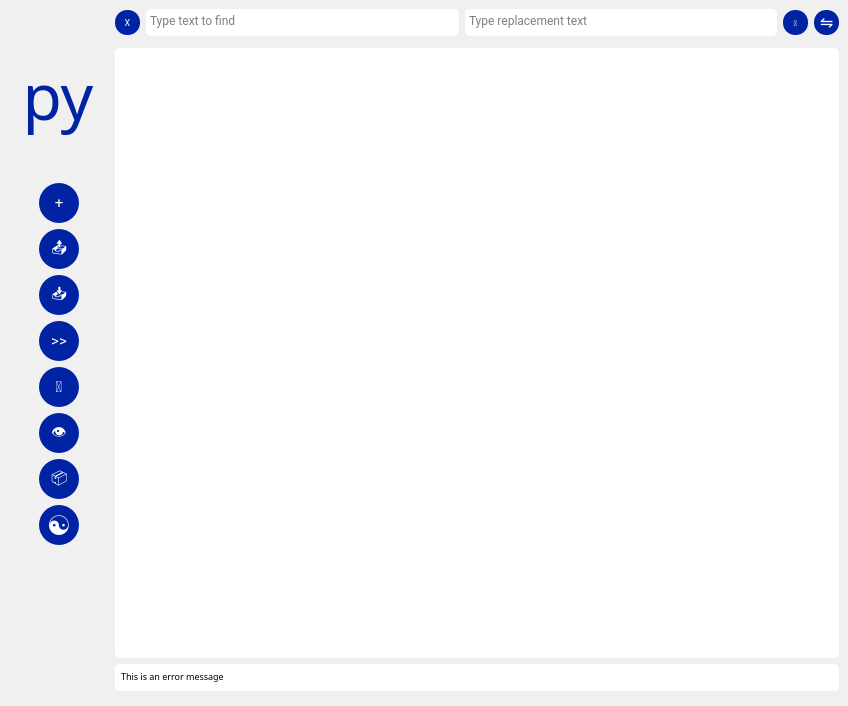
<?xml version="1.0" encoding="UTF-8"?>
<ui version="4.0">
 <class>Editor</class>
 <widget class="QMainWindow" name="Editor">
  <property name="geometry">
   <rect>
    <x>0</x>
    <y>0</y>
    <width>848</width>
    <height>706</height>
   </rect>
  </property>
  <property name="sizePolicy">
   <sizepolicy hsizetype="Fixed" vsizetype="Fixed">
    <horstretch>0</horstretch>
    <verstretch>0</verstretch>
   </sizepolicy>
  </property>
  <property name="minimumSize">
   <size>
    <width>0</width>
    <height>0</height>
   </size>
  </property>
  <property name="maximumSize">
   <size>
    <width>16777215</width>
    <height>16777215</height>
   </size>
  </property>
  <property name="font">
   <font>
    <family>Fira Mono</family>
    <pointsize>10</pointsize>
   </font>
  </property>
  <property name="cursor">
   <cursorShape>ArrowCursor</cursorShape>
  </property>
  <property name="windowTitle">
   <string>Make Python Editor</string>
  </property>
  <property name="statusTip">
   <string/>
  </property>
  <property name="autoFillBackground">
   <bool>false</bool>
  </property>
  <property name="styleSheet">
   <string notr="true">background: #f0f0f0;</string>
  </property>
  <widget class="QWidget" name="centralWidget">
   <layout class="QGridLayout" name="gridLayout_2">
    <item row="0" column="2">
     <layout class="QHBoxLayout" name="horizontalLayout">
      <property name="sizeConstraint">
       <enum>QLayout::SetDefaultConstraint</enum>
      </property>
      <item>
       <widget class="QPushButton" name="findandreplace_closebutton">
        <property name="minimumSize">
         <size>
          <width>25</width>
          <height>25</height>
         </size>
        </property>
        <property name="maximumSize">
         <size>
          <width>25</width>
          <height>25</height>
         </size>
        </property>
        <property name="font">
         <font>
          <family>Roboto</family>
          <pointsize>7</pointsize>
          <italic>false</italic>
         </font>
        </property>
        <property name="toolTip">
         <string extracomment="Close Find &amp; Replace">Close Find &amp; Replace | Escape</string>
        </property>
        <property name="toolTipDuration">
         <number>-1</number>
        </property>
        <property name="styleSheet">
         <string notr="true">QPushButton{
	color: white;
	background-color: #0023a4;
	border: 0px solid white;
	border-radius:12px;
	padding: 5px;
}

QPushButton::hover{
	background-color: #0C75E8;
}

QPushButton::pressed{
	border: 2px solid #94ff94;
	background-color: #0d242e;
}</string>
        </property>
        <property name="text">
         <string>X</string>
        </property>
       </widget>
      </item>
      <item>
       <widget class="QPlainTextEdit" name="findText">
        <property name="sizePolicy">
         <sizepolicy hsizetype="Expanding" vsizetype="Expanding">
          <horstretch>0</horstretch>
          <verstretch>0</verstretch>
         </sizepolicy>
        </property>
        <property name="minimumSize">
         <size>
          <width>0</width>
          <height>27</height>
         </size>
        </property>
        <property name="maximumSize">
         <size>
          <width>16777215</width>
          <height>27</height>
         </size>
        </property>
        <property name="font">
         <font>
          <family>Roboto</family>
         </font>
        </property>
        <property name="styleSheet">
         <string notr="true">QPlainTextEdit{
	color: black;
	background: white;
	border: 0px solid #0023a4;
	border-radius: 5px;
}</string>
        </property>
        <property name="frameShape">
         <enum>QFrame::NoFrame</enum>
        </property>
        <property name="frameShadow">
         <enum>QFrame::Plain</enum>
        </property>
        <property name="verticalScrollBarPolicy">
         <enum>Qt::ScrollBarAlwaysOff</enum>
        </property>
        <property name="horizontalScrollBarPolicy">
         <enum>Qt::ScrollBarAlwaysOff</enum>
        </property>
        <property name="tabChangesFocus">
         <bool>true</bool>
        </property>
        <property name="undoRedoEnabled">
         <bool>false</bool>
        </property>
        <property name="lineWrapMode">
         <enum>QPlainTextEdit::NoWrap</enum>
        </property>
        <property name="centerOnScroll">
         <bool>true</bool>
        </property>
        <property name="placeholderText">
         <string>Type text to find</string>
        </property>
       </widget>
      </item>
      <item>
       <widget class="QPlainTextEdit" name="replaceText">
        <property name="sizePolicy">
         <sizepolicy hsizetype="Expanding" vsizetype="Expanding">
          <horstretch>0</horstretch>
          <verstretch>0</verstretch>
         </sizepolicy>
        </property>
        <property name="minimumSize">
         <size>
          <width>0</width>
          <height>27</height>
         </size>
        </property>
        <property name="maximumSize">
         <size>
          <width>16777215</width>
          <height>27</height>
         </size>
        </property>
        <property name="font">
         <font>
          <family>Roboto</family>
         </font>
        </property>
        <property name="styleSheet">
         <string notr="true">QPlainTextEdit{
	color: black;
	background: white;
	border: 0px solid #0023a4;
	border-radius: 5px;
}</string>
        </property>
        <property name="frameShape">
         <enum>QFrame::NoFrame</enum>
        </property>
        <property name="frameShadow">
         <enum>QFrame::Plain</enum>
        </property>
        <property name="verticalScrollBarPolicy">
         <enum>Qt::ScrollBarAlwaysOff</enum>
        </property>
        <property name="horizontalScrollBarPolicy">
         <enum>Qt::ScrollBarAlwaysOff</enum>
        </property>
        <property name="tabChangesFocus">
         <bool>true</bool>
        </property>
        <property name="undoRedoEnabled">
         <bool>false</bool>
        </property>
        <property name="lineWrapMode">
         <enum>QPlainTextEdit::NoWrap</enum>
        </property>
        <property name="centerOnScroll">
         <bool>true</bool>
        </property>
        <property name="placeholderText">
         <string>Type replacement text</string>
        </property>
       </widget>
      </item>
      <item>
       <widget class="QPushButton" name="findandreplace_findbutton">
        <property name="minimumSize">
         <size>
          <width>25</width>
          <height>25</height>
         </size>
        </property>
        <property name="maximumSize">
         <size>
          <width>25</width>
          <height>25</height>
         </size>
        </property>
        <property name="font">
         <font>
          <family>Roboto</family>
          <pointsize>6</pointsize>
          <italic>false</italic>
         </font>
        </property>
        <property name="toolTip">
         <string extracomment="Find">Find | Highlight Text to Find + Enter</string>
        </property>
        <property name="toolTipDuration">
         <number>-1</number>
        </property>
        <property name="styleSheet">
         <string notr="true">QPushButton{
	color: white;
	background-color: #0023a4;
	border: 0px solid white;
	border-radius:12px;
	padding: 5px;
}

QPushButton::hover{
	background-color: #0C75E8;
}

QPushButton::pressed{
	border: 2px solid #94ff94;
	background-color: #0d242e;
}</string>
        </property>
        <property name="text">
         <string>🔎</string>
        </property>
       </widget>
      </item>
      <item>
       <widget class="QPushButton" name="findandreplace_replacebutton">
        <property name="minimumSize">
         <size>
          <width>25</width>
          <height>25</height>
         </size>
        </property>
        <property name="maximumSize">
         <size>
          <width>25</width>
          <height>25</height>
         </size>
        </property>
        <property name="font">
         <font>
          <family>Roboto</family>
          <pointsize>12</pointsize>
          <italic>false</italic>
         </font>
        </property>
        <property name="toolTip">
         <string extracomment="Replace">Replace | Highlight Replacement Text + Enter</string>
        </property>
        <property name="toolTipDuration">
         <number>-1</number>
        </property>
        <property name="styleSheet">
         <string notr="true">QPushButton{
	color: white;
	background-color: #0023a4;
	border: 0px solid white;
	border-radius:12px;
	padding: 5px;
}

QPushButton::hover{
	background-color: #0C75E8;
}

QPushButton::pressed{
	border: 2px solid #94ff94;
	background-color: #0d242e;
}</string>
        </property>
        <property name="text">
         <string>⇋</string>
        </property>
       </widget>
      </item>
     </layout>
    </item>
    <item row="2" column="2">
     <widget class="QTextEdit" name="textEdit">
      <property name="sizePolicy">
       <sizepolicy hsizetype="Expanding" vsizetype="Expanding">
        <horstretch>0</horstretch>
        <verstretch>0</verstretch>
       </sizepolicy>
      </property>
      <property name="font">
       <font>
        <family>Fira Mono</family>
        <pointsize>10</pointsize>
       </font>
      </property>
      <property name="styleSheet">
       <string notr="true">QTextEdit{
	color: black;
	font: 10pt Fira Mono;
	background: white;
	border: 0px solid #0023a4;
	border-radius: 5px;
    padding: 5%;
}
QScrollBar::vertical {
        border: 0px solid white;
        background:#ebebeb;
        margin: 0px 0px 0px 0px;
		width: 10px;
}
QScrollBar::handle:vertical {
    background: #d2d2d2;
	border: 0px solid black;
	border-radius: 5px;
    min-height: 0px;
}
QScrollBar::horizontal {
        border: 0px solid white;
        background:#ebebeb;
        margin: 0px 0px 0px 0px;
		height: 10px;
}
QScrollBar::handle:horizontal {
    background: #d2d2d2;
	border: 0px solid black;
	border-radius: 5px;
    min-width: 0px;
}
QScrollBar::add-line:horizontal {
    border: 2px solid grey;
    background: #32CC99;
    width: 20px;
    subcontrol-position: right;
    subcontrol-origin: margin;
}

QScrollBar::sub-line:horizontal {
    border: 2px solid grey;
    background: #32CC99;
    width: 20px;
    subcontrol-position: left;
    subcontrol-origin: margin;
}</string>
      </property>
      <property name="verticalScrollBarPolicy">
       <enum>Qt::ScrollBarAlwaysOff</enum>
      </property>
      <property name="horizontalScrollBarPolicy">
       <enum>Qt::ScrollBarAlwaysOff</enum>
      </property>
      <property name="sizeAdjustPolicy">
       <enum>QAbstractScrollArea::AdjustIgnored</enum>
      </property>
      <property name="lineWrapMode">
       <enum>QTextEdit::NoWrap</enum>
      </property>
      <property name="html">
       <string>&lt;!DOCTYPE HTML PUBLIC &quot;-//W3C//DTD HTML 4.0//EN&quot; &quot;http://www.w3.org/TR/REC-html40/strict.dtd&quot;&gt;
&lt;html&gt;&lt;head&gt;&lt;meta name=&quot;qrichtext&quot; content=&quot;1&quot; /&gt;&lt;style type=&quot;text/css&quot;&gt;
p, li { white-space: pre-wrap; }
&lt;/style&gt;&lt;/head&gt;&lt;body style=&quot; font-family:'Fira Mono'; font-size:10pt; font-weight:400; font-style:normal;&quot;&gt;
&lt;p style=&quot;-qt-paragraph-type:empty; margin-top:0px; margin-bottom:0px; margin-left:0px; margin-right:0px; -qt-block-indent:0; text-indent:0px;&quot;&gt;&lt;br /&gt;&lt;/p&gt;&lt;/body&gt;&lt;/html&gt;</string>
      </property>
      <property name="acceptRichText">
       <bool>false</bool>
      </property>
     </widget>
    </item>
    <item row="3" column="2">
     <widget class="QTextEdit" name="messageText">
      <property name="sizePolicy">
       <sizepolicy hsizetype="Expanding" vsizetype="Expanding">
        <horstretch>0</horstretch>
        <verstretch>0</verstretch>
       </sizepolicy>
      </property>
      <property name="minimumSize">
       <size>
        <width>0</width>
        <height>0</height>
       </size>
      </property>
      <property name="maximumSize">
       <size>
        <width>16777215</width>
        <height>27</height>
       </size>
      </property>
      <property name="font">
       <font>
        <family>Fira Mono</family>
        <pointsize>7</pointsize>
        <weight>50</weight>
        <italic>false</italic>
        <bold>false</bold>
       </font>
      </property>
      <property name="styleSheet">
       <string notr="true">QTextEdit{
	color: black;
	font: 7pt Fira Mono;
	background: white;
	border: 0px solid #0023a4;
	border-radius: 5px;
    padding: 2%;
}</string>
      </property>
      <property name="frameShape">
       <enum>QFrame::NoFrame</enum>
      </property>
      <property name="frameShadow">
       <enum>QFrame::Plain</enum>
      </property>
      <property name="verticalScrollBarPolicy">
       <enum>Qt::ScrollBarAlwaysOff</enum>
      </property>
      <property name="horizontalScrollBarPolicy">
       <enum>Qt::ScrollBarAlwaysOff</enum>
      </property>
      <property name="undoRedoEnabled">
       <bool>false</bool>
      </property>
      <property name="lineWrapMode">
       <enum>QTextEdit::NoWrap</enum>
      </property>
      <property name="readOnly">
       <bool>true</bool>
      </property>
      <property name="html">
       <string>&lt;!DOCTYPE HTML PUBLIC &quot;-//W3C//DTD HTML 4.0//EN&quot; &quot;http://www.w3.org/TR/REC-html40/strict.dtd&quot;&gt;
&lt;html&gt;&lt;head&gt;&lt;meta name=&quot;qrichtext&quot; content=&quot;1&quot; /&gt;&lt;style type=&quot;text/css&quot;&gt;
p, li { white-space: pre-wrap; }
&lt;/style&gt;&lt;/head&gt;&lt;body style=&quot; font-family:'Fira Mono'; font-size:7pt; font-weight:400; font-style:normal;&quot;&gt;
&lt;p style=&quot; margin-top:0px; margin-bottom:0px; margin-left:0px; margin-right:0px; -qt-block-indent:0; text-indent:0px;&quot;&gt;This is an error message&lt;/p&gt;&lt;/body&gt;&lt;/html&gt;</string>
      </property>
      <property name="textInteractionFlags">
       <set>Qt::LinksAccessibleByMouse|Qt::TextSelectableByMouse</set>
      </property>
     </widget>
    </item>
    <item row="0" column="0" rowspan="5">
     <widget class="QWidget" name="widget" native="true">
      <property name="minimumSize">
       <size>
        <width>100</width>
        <height>0</height>
       </size>
      </property>
      <property name="toolTipDuration">
       <number>-1</number>
      </property>
      <widget class="QWidget" name="verticalLayoutWidget">
       <property name="geometry">
        <rect>
         <x>4</x>
         <y>4</y>
         <width>92</width>
         <height>569</height>
        </rect>
       </property>
       <layout class="QVBoxLayout" name="verticalLayout">
        <item>
         <widget class="QPushButton" name="pybutton">
          <property name="minimumSize">
           <size>
            <width>90</width>
            <height>90</height>
           </size>
          </property>
          <property name="maximumSize">
           <size>
            <width>90</width>
            <height>90</height>
           </size>
          </property>
          <property name="font">
           <font>
            <family>Daisy Script</family>
            <pointsize>48</pointsize>
            <italic>false</italic>
           </font>
          </property>
          <property name="toolTip">
           <string extracomment="Launch">Launch | Ctrl + Enter</string>
          </property>
          <property name="toolTipDuration">
           <number>-1</number>
          </property>
          <property name="styleSheet">
           <string notr="true">QPushButton{
	color: #0023a4;
	background: transparent;
	border: 0px solid white;
	border-radius:45px;
	padding: 5px;
}

QPushButton::hover{
	border: 2px solid #94ff94;
}

QPushButton::pressed{
	color:white;
	border: 2px solid #94ff94;
	background-color: #0d242e;
}</string>
          </property>
          <property name="text">
           <string>py</string>
          </property>
         </widget>
        </item>
        <item>
         <layout class="QGridLayout" name="gridLayout">
          <item row="5" column="0">
           <widget class="QPushButton" name="sourcebutton">
            <property name="minimumSize">
             <size>
              <width>40</width>
              <height>40</height>
             </size>
            </property>
            <property name="maximumSize">
             <size>
              <width>40</width>
              <height>40</height>
             </size>
            </property>
            <property name="font">
             <font>
              <family>Roboto</family>
              <pointsize>11</pointsize>
              <italic>false</italic>
             </font>
            </property>
            <property name="toolTip">
             <string extracomment="Module Source">Open Module Source | Ctrl + M</string>
            </property>
            <property name="toolTipDuration">
             <number>-1</number>
            </property>
            <property name="styleSheet">
             <string notr="true">QPushButton{
	color: white;
	background-color: #0023a4;
	border: 0px solid white;
	border-radius:20px;
	padding: 5px;
}

QPushButton::hover{
	background-color: #0C75E8;
}

QPushButton::pressed{
	border: 2px solid #94ff94;
	background-color: #0d242e;
}</string>
            </property>
            <property name="text">
             <string>👁</string>
            </property>
           </widget>
          </item>
          <item row="4" column="0">
           <widget class="QPushButton" name="findbutton">
            <property name="minimumSize">
             <size>
              <width>40</width>
              <height>40</height>
             </size>
            </property>
            <property name="maximumSize">
             <size>
              <width>40</width>
              <height>40</height>
             </size>
            </property>
            <property name="font">
             <font>
              <family>Roboto</family>
              <pointsize>11</pointsize>
              <italic>false</italic>
             </font>
            </property>
            <property name="toolTip">
             <string extracomment="Find">Find | Ctrl + F</string>
            </property>
            <property name="toolTipDuration">
             <number>-1</number>
            </property>
            <property name="styleSheet">
             <string notr="true">QPushButton{
	color: white;
	background-color: #0023a4;
	border: 0px solid white;
	border-radius:20px;
	padding: 5px;
}

QPushButton::hover{
	background-color: #0C75E8;
}

QPushButton::pressed{
	border: 2px solid #94ff94;
	background-color: #0d242e;
}</string>
            </property>
            <property name="text">
             <string>🔎</string>
            </property>
           </widget>
          </item>
          <item row="1" column="0">
           <widget class="QPushButton" name="openbutton">
            <property name="minimumSize">
             <size>
              <width>40</width>
              <height>40</height>
             </size>
            </property>
            <property name="maximumSize">
             <size>
              <width>40</width>
              <height>40</height>
             </size>
            </property>
            <property name="font">
             <font>
              <family>Roboto</family>
              <pointsize>11</pointsize>
             </font>
            </property>
            <property name="toolTip">
             <string extracomment="Open">Open | Ctrl + O</string>
            </property>
            <property name="toolTipDuration">
             <number>-1</number>
            </property>
            <property name="styleSheet">
             <string notr="true">QPushButton{
	color: white;
	background-color: #0023a4;
	border: 0px solid white;
	border-radius:20px;
	padding: 5px;
}

QPushButton::hover{
	background-color: #0C75E8;
}

QPushButton::pressed{
	border: 2px solid #94ff94;
	background-color: #0d242e;
}</string>
            </property>
            <property name="text">
             <string>📤</string>
            </property>
           </widget>
          </item>
          <item row="2" column="0">
           <widget class="QPushButton" name="savebutton">
            <property name="minimumSize">
             <size>
              <width>40</width>
              <height>40</height>
             </size>
            </property>
            <property name="maximumSize">
             <size>
              <width>40</width>
              <height>40</height>
             </size>
            </property>
            <property name="font">
             <font>
              <family>Roboto</family>
              <pointsize>11</pointsize>
             </font>
            </property>
            <property name="toolTip">
             <string extracomment="Save">Save | Ctrl + S</string>
            </property>
            <property name="toolTipDuration">
             <number>-1</number>
            </property>
            <property name="styleSheet">
             <string notr="true">QPushButton{
	color: white;
	background-color: #0023a4;
	border: 0px solid white;
	border-radius:20px;
	padding: 5px;
}

QPushButton::hover{
	background-color: #0C75E8;
}

QPushButton::pressed{
	border: 2px solid #94ff94;
	background-color: #0d242e;
}</string>
            </property>
            <property name="text">
             <string>📥</string>
            </property>
           </widget>
          </item>
          <item row="0" column="0">
           <widget class="QPushButton" name="newbutton">
            <property name="minimumSize">
             <size>
              <width>40</width>
              <height>40</height>
             </size>
            </property>
            <property name="maximumSize">
             <size>
              <width>40</width>
              <height>40</height>
             </size>
            </property>
            <property name="font">
             <font>
              <family>Roboto</family>
              <pointsize>11</pointsize>
             </font>
            </property>
            <property name="toolTip">
             <string extracomment="New">New | Ctrl + N</string>
            </property>
            <property name="toolTipDuration">
             <number>-1</number>
            </property>
            <property name="statusTip">
             <string/>
            </property>
            <property name="whatsThis">
             <string/>
            </property>
            <property name="styleSheet">
             <string notr="true">QPushButton{
	color: white;
	background-color: #0023a4;
	border: 0px solid white;
	border-radius:20px;
	padding: 5px;
}

QPushButton::hover{
	background-color: #0C75E8;
}

QPushButton::pressed{
	border: 2px solid #94ff94;
	background-color: #0d242e;
}</string>
            </property>
            <property name="text">
             <string>+</string>
            </property>
           </widget>
          </item>
          <item row="3" column="0">
           <widget class="QPushButton" name="shellbutton">
            <property name="minimumSize">
             <size>
              <width>40</width>
              <height>40</height>
             </size>
            </property>
            <property name="maximumSize">
             <size>
              <width>40</width>
              <height>40</height>
             </size>
            </property>
            <property name="font">
             <font>
              <family>Roboto</family>
              <pointsize>11</pointsize>
              <italic>false</italic>
             </font>
            </property>
            <property name="toolTip">
             <string extracomment="Python Shell">Python Shell | Ctrl + Shift + Enter</string>
            </property>
            <property name="toolTipDuration">
             <number>-1</number>
            </property>
            <property name="styleSheet">
             <string notr="true">QPushButton{
	color: white;
	background-color: #0023a4;
	border: 0px solid white;
	border-radius:20px;
	padding: 5px;
}

QPushButton::hover{
	background-color: #0C75E8;
}

QPushButton::pressed{
	border: 2px solid #94ff94;
	background-color: #0d242e;
}</string>
            </property>
            <property name="text">
             <string>&gt;&gt;</string>
            </property>
           </widget>
          </item>
          <item row="7" column="0">
           <widget class="QPushButton" name="colorbutton">
            <property name="minimumSize">
             <size>
              <width>40</width>
              <height>40</height>
             </size>
            </property>
            <property name="maximumSize">
             <size>
              <width>40</width>
              <height>40</height>
             </size>
            </property>
            <property name="font">
             <font>
              <family>Roboto</family>
              <pointsize>20</pointsize>
              <italic>false</italic>
             </font>
            </property>
            <property name="toolTip">
             <string extracomment="Light / Dark">Light / Dark | Ctrl + B</string>
            </property>
            <property name="toolTipDuration">
             <number>-1</number>
            </property>
            <property name="styleSheet">
             <string notr="true">QPushButton{
	color: white;
	background-color: #0023a4;
	border: 0px solid white;
	border-radius:20px;
	padding: 5px;
}

QPushButton::hover{
	background-color: #0C75E8;
}

QPushButton::pressed{
	border: 2px solid #94ff94;
	background-color: #0d242e;
}</string>
            </property>
            <property name="text">
             <string>☯</string>
            </property>
           </widget>
          </item>
          <item row="6" column="0">
           <widget class="QPushButton" name="pipbutton">
            <property name="minimumSize">
             <size>
              <width>40</width>
              <height>40</height>
             </size>
            </property>
            <property name="maximumSize">
             <size>
              <width>40</width>
              <height>40</height>
             </size>
            </property>
            <property name="font">
             <font>
              <family>Roboto</family>
              <pointsize>11</pointsize>
              <italic>false</italic>
             </font>
            </property>
            <property name="toolTip">
             <string extracomment="pip">Package Installer | Ctrl+P</string>
            </property>
            <property name="toolTipDuration">
             <number>-1</number>
            </property>
            <property name="styleSheet">
             <string notr="true">QPushButton{
	color: white;
	background-color: #0023a4;
	border: 0px solid white;
	border-radius:20px;
	padding: 5px;
}

QPushButton::hover{
	background-color: #0C75E8;
}

QPushButton::pressed{
	border: 2px solid #94ff94;
	background-color: #0d242e;
}</string>
            </property>
            <property name="text">
             <string>📦</string>
            </property>
           </widget>
          </item>
         </layout>
        </item>
       </layout>
      </widget>
     </widget>
    </item>
   </layout>
  </widget>
 </widget>
 <resources/>
 <connections/>
</ui>
